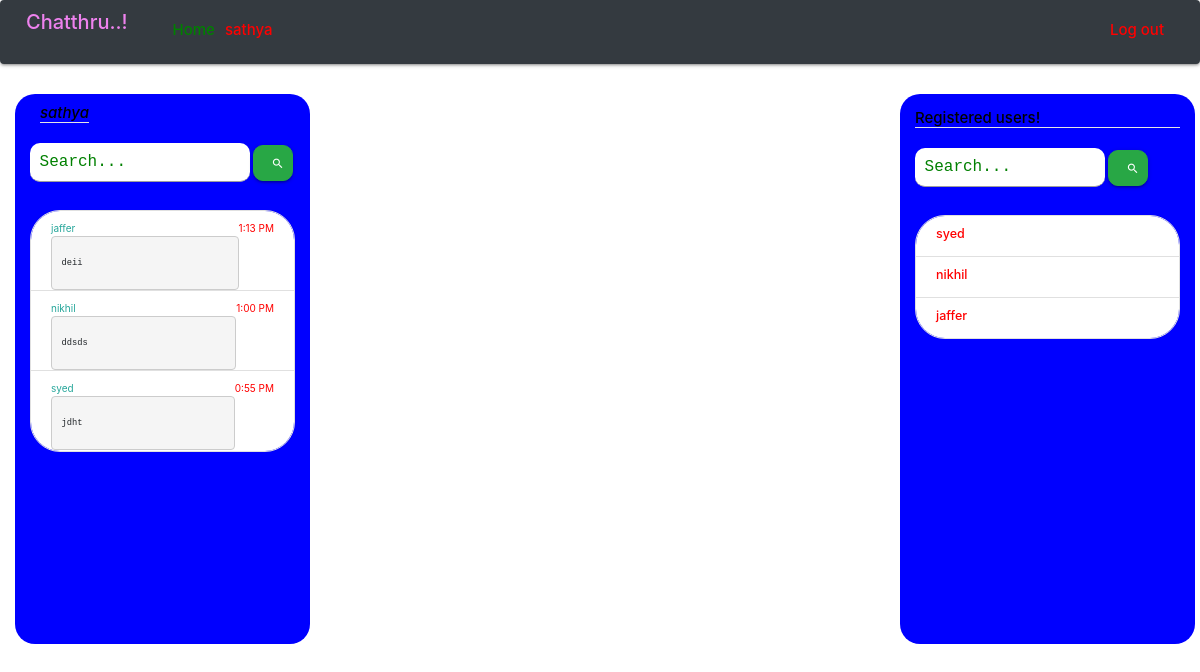
The app's page /home/ (signed in) with its own data.
### register/models.py (models this page shows)
class Users(models.Model):
    username = models.CharField(max_length = 30,unique=True)
    email = models.EmailField(max_length = 30,unique=True)
    phoneno = models.CharField(max_length=100)
    password=models.CharField(max_length=20)
    date_time=models.DateTimeField(null=True)

class Messages(models.Model):
	sender=models.CharField(max_length=30,unique=False)
	receiver= models.CharField(max_length = 30,unique=False)
	message=models.CharField(max_length=100000)
	date_time=models.DateTimeField(default="0")
	time=models.CharField(max_length=20,unique=False,default=0)

### register/views.py (the view, shortened to what this page needs)
# urls.py: url(r'^home/$', views.home,name='home'),
def home(request):
	users_chatted=[]
	dt_time=[]
	time=[]
	last_msg=[]
	user= request.session['user']
	total=Users.objects.filter()
	form=SearchForm1()
	sender=user
	print(sender)
	total_list=list(total)
	print(total_list)
	for receiver in total_list:
		if receiver.username==sender:
			continue
		print(receiver.username)
		msgs=Messages.objects.filter(Q(sender=sender,receiver=receiver.username) | Q(sender=receiver.username,receiver=sender))
		if msgs.count():
			Message=list(msgs)
			users_chatted.append(receiver.username)
			last_msg.append(Message[-1].message)
			time.append(Message[-1].time)
			dt_time.append(Message[-1].date_time)
	length=len(time)
	for i in range(0,length-1):
		for j in range(0,length-i-1):
			if dt_time[j]<dt_time[j+1]:
				dt_time[j],dt_time[j+1]=dt_time[j+1],dt_time[j]
				last_msg[j],last_msg[j+1]=last_msg[j+1],last_msg[j]
				users_chatted[j],users_chatted[j+1]=users_chatted[j+1],users_chatted[j]
				time[j],time[j+1]=time[j+1],time[j]
	full_details=zip(users_chatted,last_msg,time)
	return render(request,'register/home.html',{'user':user , 'total':total , 'details':full_details })

### register/templates/register/home.html (shortened to what this page needs)
{% load static %}
<!DOCTYPE html>
<html>
<head>
    <link rel="stylesheet" href="https://cdnjs.cloudflare.com/ajax/libs/materialize/1.0.0/css/materialize.min.css">
  <link href="https://cdnjs.cloudflare.com/ajax/libs/font-awesome/4.7.0/css/font-awesome.css" type="text/css" rel="stylesheet"
	<link rel="stylesheet" type="text/css" href="{% static 'register/css/bootstrap.min.css' %}">
    <link rel="stylesheet" type="text/css" href="{% static 'register/css/landing-page.min.css' %}">
    <link rel="stylesheet" href="https://stackpath.bootstrapcdn.com/bootstrap/4.1.3/css/bootstrap.min.css">
<nav class="navbar navbar-expand-lg navbar-light bg-dark">
  <a class="navbar-brand" href="{% url 'register' %}"><h2 style="color:violet">Chatthru..!</h2></a>
  <div class="collapse navbar-collapse" id="navbarText">
    <ul class="navbar-nav mr-auto">
      <li class="nav-item">
        <a class="nav-link" href="#"><h4 style="color:green">Home</h4></a>
      </li>
      <li class="nav-item">
        <a class="nav-link" href="#"><h4 style="color:red">{{ user}}</h4></a>
      </li>
    </ul>
                  <a class="nav-link" href="{% url 'register' %}"><h4 style="color:red">Log out</h4></a>
  </div>
</nav>
</head>
<body>
  <div class="row" style="padding-left: 30px;padding-right: 20px; padding-top: 10px;" >
    <div class="col-3" style="background-color: blue;border-radius: 20px;max-height:550px;">
      <h1 id="element1" style="color: black"><legend><i>{{user}}</i></legend></h1><br>
     <form method="POST">
       <input type="text" style="border-radius: 10px;width:220px;height:38px;background-color: white;color:green;font-family: courier;" name="user_"  placeholder=" Search...">
        <button class="btn btn-success" type="submit" name="action" style="border-radius: 10px;">
         <center> <i class="material-icons right" style="margin-left: 10px;">search</i></center>
        </button><br><br>
     </form>
      <div class="collection" style="border-radius: 30px;max-height: 390px;overflow-y: scroll;">
          {% for user in details  %}
         <a href="{% url 'chat' user.0 %}" class="collection-item lineelem">{{user.0}}<p style="display:inline-block;  float: right;margin-top: 0px;color:red">{{ user.2 }}</p><br><pre><p style="margin-top: 10px;">{{ user.1 }}</p></pre></a>
      {%  endfor  %}
      </div>
    </div>
      <div class =col-6 style="margin-top: 10px;"></div>
    <br>
    <div class="col-3" style="background-color: blue;border-radius: 20px;height: 550px;">
      <br>
      <h3 style="color:black"><legend>Registered users!</legend></h3><br>
         <form method="POST">
             <input type="text" name="user" style="border-radius: 10px;width:190px;height:38px;background-color: white;color:green;font-family: courier;"  placeholder=" Search...">
  <button class="btn btn-success" type="submit" name="action" style="border-radius: 10px;">
   <center> <i class="material-icons right" style="margin-left: 10px;">search</i></center>
  </button><br><br>
  </form>
      <div class="collection" style="border-radius: 30px;max-height: 370px;overflow-y: scroll;" >
         {% for pri in total  %}
         {% if pri.username != user%}
         <a href="{% url 'chat' pri.username %}" class="collection-item" style="color:red;text-decoration:none;"><h5>{{pri.username}}</h5></a>
         {% endif %}
      {%  endfor  %}
      </div>
    </div>
  </div>
</body>
</html>

### records on screen
Users: username "jaffer", username "jaffer"
Messages: time "1:13 PM", message "deii"
Users: username "nikhil", username "nikhil"
Messages: time "1:00 PM", message "ddsds"
Users: username "syed", username "syed"
Messages: time "0:55 PM", message "jdht"

### other values on screen
{{ user }} "sathya"
